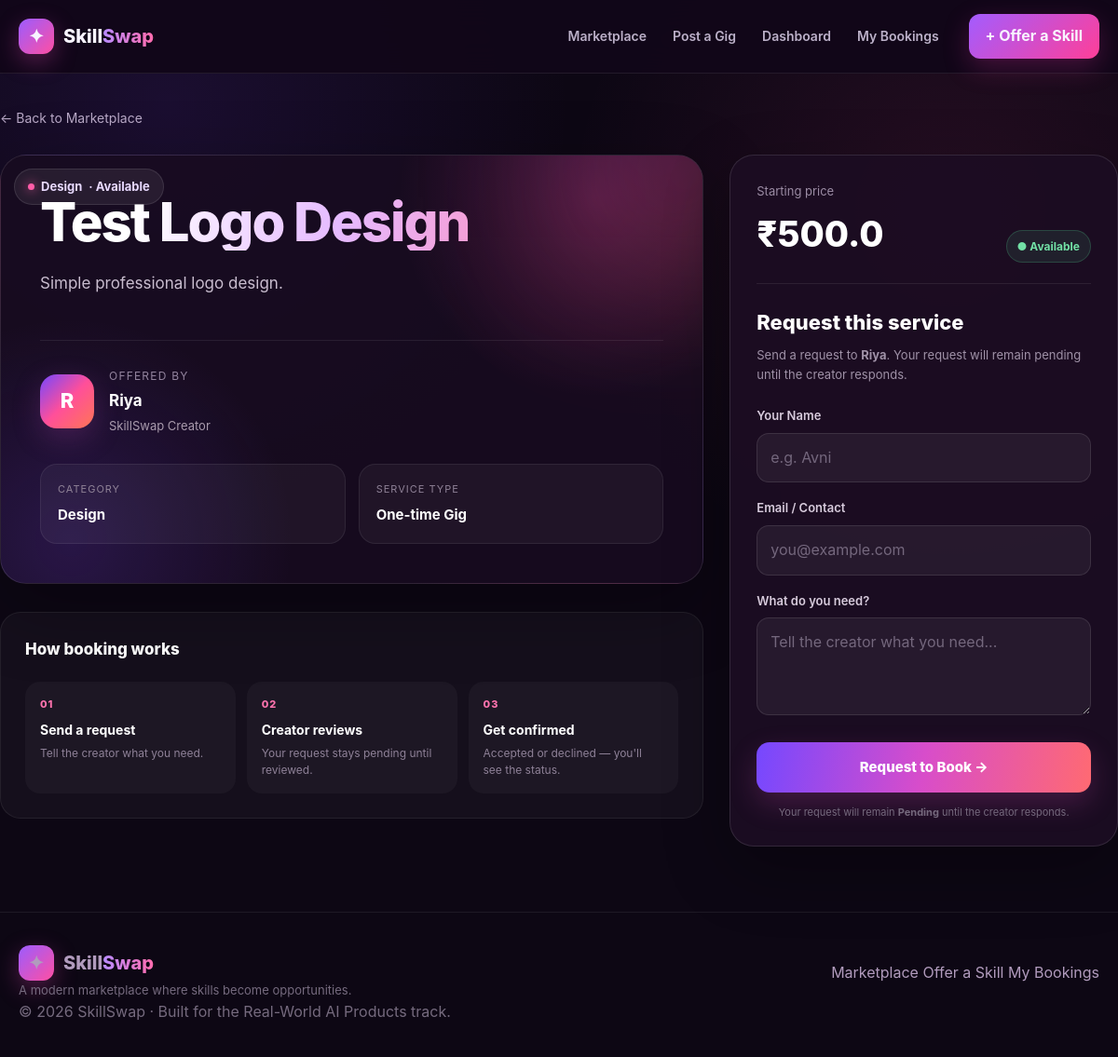
Page /gig/2 on the committed database.
### tables this page shows
CREATE TABLE gigs (
            id INTEGER PRIMARY KEY AUTOINCREMENT,
            title TEXT NOT NULL,
            category TEXT NOT NULL,
            rate REAL NOT NULL,
            description TEXT NOT NULL,
            creator_name TEXT NOT NULL,
            created_at TEXT NOT NULL,
            available INTEGER DEFAULT 1
        );

### app.py (the view)
@app.route("/gig/<int:gig_id>")
def gig_details(gig_id):
    conn = get_db()
    gig = conn.execute("""
        SELECT *
        FROM gigs
        WHERE id = ?
    """, (gig_id,)).fetchone()
    conn.close()
    if gig is None:
        return "Gig not found", 404
    return render_template(
        "gig.html",
        gig=gig
    )

### app.py (called while the page is built)
def get_db():
    conn = sqlite3.connect(DATABASE)
    conn.row_factory = sqlite3.Row
    return conn

### templates/gig.html (shortened to what this page needs)
{% extends "base.html" %}
{% block content %}
<div class="gig-page">
    <a href="{{ url_for('home') }}" class="back-link">
        ← Back to Marketplace
    </a>
    <div class="gig-layout">
        <div>
            <div class="gig-main-card">
                <div class="gig-category">
                    <span class="gig-category-dot"></span>
                    {{ gig.category }}
                    {% if gig.available %}
                        <span>· Available</span>
                    {% else %}
                        <span>· Booked</span>
                    {% endif %}
                </div>
                <h1 class="gig-title">
                    {{ gig.title }}
                </h1>
                <p class="gig-description">
                    {{ gig.description }}
                </p>
                <div class="gig-divider"></div>
                <div class="creator-section">
                    <div class="creator-avatar">
                        {{ gig.creator_name[0]|upper }}
                    </div>
                    <div>
                        <div class="creator-label">
                            Offered by
                        </div>
                        <div class="creator-name">
                            {{ gig.creator_name }}
                        </div>
                        <div class="creator-role">
                            SkillSwap Creator
                        </div>
                    </div>
                </div>
                <div class="gig-features">
                    <div class="feature-box">
                        <div class="feature-label">
                            Category
                        </div>
                        <div class="feature-value">
                            {{ gig.category }}
                        </div>
                    </div>
                    <div class="feature-box">
                        <div class="feature-label">
                            Service Type
                        </div>
                        <div class="feature-value">
                            One-time Gig
                        </div>
                    </div>
                </div>
            </div>
            <div class="how-section">
                <div class="how-title">
                    How booking works
                </div>
                <div class="steps">
                    <div class="step">
                        <div class="step-number">01</div>
                        <div class="step-title">Send a request</div>
                        <div class="step-text">
                            Tell the creator what you need.
                        </div>
                    </div>
                    <div class="step">
                        <div class="step-number">02</div>
                        <div class="step-title">Creator reviews</div>
                        <div class="step-text">
                            Your request stays pending until reviewed.
                        </div>
                    </div>
                    <div class="step">
                        <div class="step-number">03</div>
                        <div class="step-title">Get confirmed</div>
                        <div class="step-text">
                            Accepted or declined — you'll see the status.
                        </div>
                    </div>
                </div>
            </div>
        </div>
        <div class="booking-card">
            <div class="price-row">
                <div>
                    <div class="price-label">
                        Starting price
                    </div>
                    <div class="price">
                        ₹{{ gig.rate }}
                    </div>
                </div>
                {% if gig.available %}
                    <div class="available-badge">
                        ● Available
                    </div>
                {% endif %}
            </div>
            {% if gig.available %}
                <div class="booking-heading">
                    Request this service
                </div>
                <div class="booking-subtitle">
                    Send a request to
                    <strong>{{ gig.creator_name }}</strong>.
                    Your request will remain pending until the creator responds.
                </div>
                <form method="POST"
                      action="{{ url_for('book_gig', gig_id=gig.id) }}">
                    <div class="form-group">
                        <label>Your Name</label>
                        <input
                            type="text"
                            name="client_name"
                            placeholder="e.g. Avni"
                            required
                        >
                    </div>
                    <div class="form-group">
                        <label>Email / Contact</label>
                        <input
                            type="text"
                            name="client_contact"
                            placeholder="you@example.com"
                            required
                        >
                    </div>
                    <div class="form-group">
                        <label>What do you need?</label>
                        <textarea
                            name="requirements"
                            placeholder="Tell the creator what you need..."
                            required
                        ></textarea>
                    </div>
                    <button type="submit" class="book-btn">
                        Request to Book →
                    </button>
                    <div class="booking-note">
                        Your request will remain <strong>Pending</strong>
                        until the creator responds.
                    </div>
                </form>
            {% endif %}
        </div>
    </div>
</div>
{% endblock %}

### static/css/style.css (style rules this page uses)
* { box-sizing: border-box; margin: 0; padding: 0; }
html { scroll-behavior: smooth; }
body { font-family: Inter, Arial, Helvetica, sans-serif; background: radial-gradient(circle at 15% 10%, rgba(128, 66, 255, 0.12), transparent 30%), radial-gradient(circle at 85% 20%, rgba(255, 74, 154, 0.10), transparent 30%), #0d0714; color: #f8f4ff; line-height: 1.6; min-height: 100vh; }
a { color: inherit; text-decoration: none; }
button, input, select, textarea { font: inherit; }
.gig-category { position: absolute; top: 14px; left: 14px; padding: 6px 10px; border-radius: 999px; background: rgba(10,5,18,0.55); border: 1px solid rgba(255,255,255,0.15); font-size: 10px; font-weight: 800; }
.creator-avatar { width: 36px; height: 36px; display: grid; place-items: center; border-radius: 50%; background: linear-gradient(135deg,#a460ff,#ff579f); font-weight: 800; }
.gig-description { margin-top: 8px; color: #968a9f; font-size: 13px; min-height: 42px; }

### rows in the picture
gigs: category "Design", title "Test Logo Design", description "Simple professional logo design.", creator_name "R", creator_name "Riya", rate "500.0"
